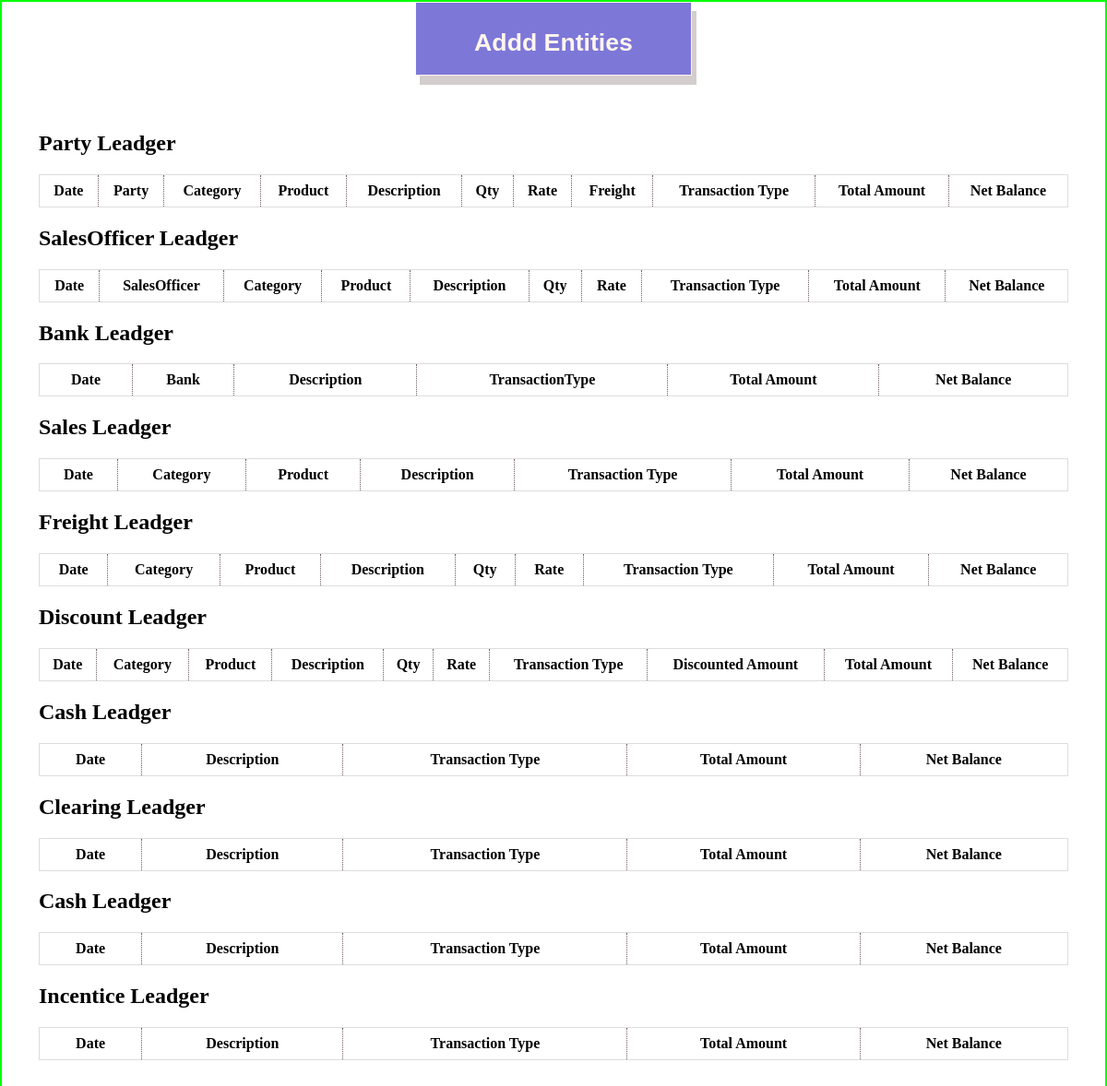
Page /apis/test on the earlier database version.
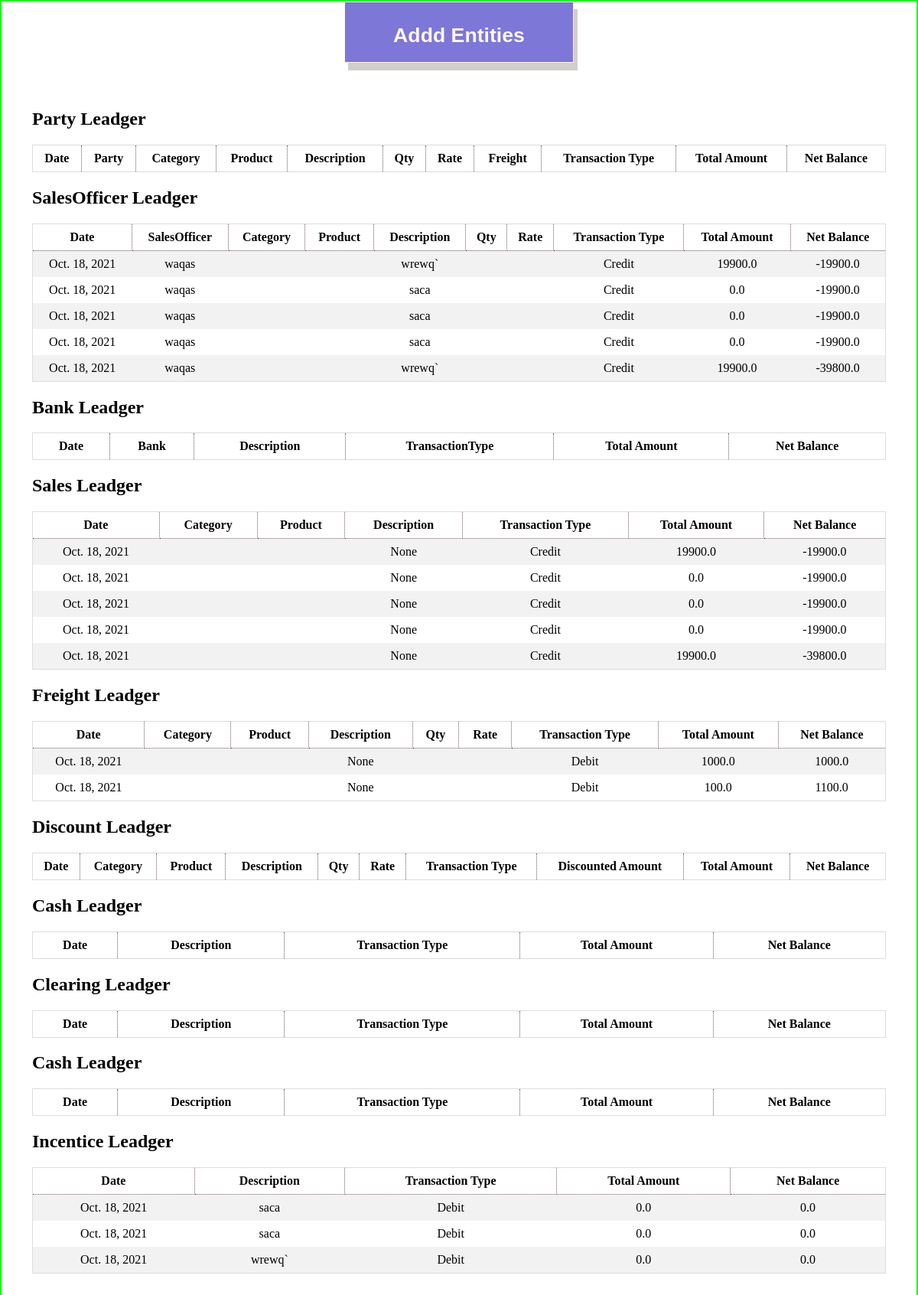
Same page on the later database version.
### app/models.py (models this page shows, shortened)
class Ledger(models.Model):
    date = models.DateField(default=timezone.now, blank=True)
    description = models.CharField(max_length=50, null=True)
    transaction_type = models.CharField(max_length=50, choices=(
        ('Debit', 'Debit'), ('Credit', 'Credit')))
    total_amount = models.FloatField(null=True)
    net_balance = models.FloatField(blank=True, default=0.0)

class SalesOfficerLedger(Ledger):
    sales_officer = models.ForeignKey(SalesOfficer, on_delete=models.CASCADE)
    party_order = models.IntegerField(null=True,blank=True)

class Ledger(models.Model):
    date = models.DateField(default=timezone.now, blank=True)
    description = models.CharField(max_length=50, null=True)
    transaction_type = models.CharField(max_length=50, choices=(
        ('Debit', 'Debit'), ('Credit', 'Credit')))
    total_amount = models.FloatField(null=True)
    net_balance = models.FloatField(blank=True, default=0.0)

class SalesOfficer(models.Model):
    name = models.CharField(max_length=200,unique=True)
    commission = models.FloatField(default=0.0)
    contact = models.CharField(max_length=13)
    opening_Balance = models.FloatField()
    current_Balance = models.FloatField(blank=True, null=True)
    user = models.OneToOneField(User,on_delete=models.CASCADE)
    date = models.DateField(default=timezone.now, blank=True)
    def __str__(self):
        return self.name

class SalesLedger(Ledger):
    sales_person = models.ForeignKey(SalesPerson,on_delete=models.CASCADE)

class FreightLedger(Ledger):
    freight_person = models.ForeignKey(FreightPerson,on_delete=models.CASCADE)
    freight = models.FloatField()

class IncentiveLedger(Ledger):
    incentive_person = models.ForeignKey(IncentivePerson,on_delete=models.CASCADE)

### app/views.py (the view)
# urls.py: path('test',views.Test),
def Test(request):
    party = m.PartyLedger.objects.all()
    salesofficer = m.SalesOfficerLedger.objects.all()
    sales = m.SalesLedger.objects.all()
    bank = m.BankLedger.objects.all()
    freight = m.FreightLedger.objects.all()
    discount = m.DiscountLedger.objects.all()
    cleariing = m.ClearingLedger.objects.all()
    cash = m.CashLedger.objects.all()
    incentive = m.IncentiveLedger.objects.all()
    response_dict = {'Party':party,'SalesOfficer':salesofficer,'Sales':sales,'Bank':bank,'Freight':freight
                    ,'Discount':discount,'Cash':cash,'Clearing':cleariing,'Incentive':incentive }
    return render(request,'test.html',response_dict)

### app/templates/test.html (shortened to what this page needs)
<!DOCTYPE html>
<html>
<head>
</head>
<body>
    <div style="width: 100wh;text-align: center;">
        <div>
            <button class='addBtn' onclick="Add()" id='btn'>
                <h1>Addd Entities</h1>
            </button>
        </div>
    </div>
    <div class="container">
        <h2>Party Leadger</h2>
        <div style="overflow-x:auto;">
            <table>
                <tr>
                    <th>Date</th>
                    <th>Party</th>
                    <th>Category</th>
                    <th>Product</th>
                    <th>Description</th>
                    <th>Qty</th>
                    <th>Rate</th>
                    <th>Freight</th>
                    <th>Transaction Type</th>
                    <th>Total Amount</th>
                    <th>Net Balance</th>
                </tr>
            </table>
        </div>
        <h2>SalesOfficer Leadger</h2>
        <div style="overflow-x:auto;">
            <table>
                <tr>
                    <th>Date</th>
                    <th>SalesOfficer</th>
                    <th>Category</th>
                    <th>Product</th>
                    <th>Description</th>
                    <th>Qty</th>
                    <th>Rate</th>
                    <th>Transaction Type</th>
                    <th>Total Amount</th>
                    <th>Net Balance</th>
                </tr>
                {% for r in SalesOfficer %}
                <tr>
                    <td>{{r.date}}</td>
                    <td>{{r.sales_officer}}</td>
                    <td>{{r.category}}</td>
                    <td>{{r.product}}</td>
                    <td>{{r.description}}</td>
                    <td>{{r.qty}}</td>
                    <td>{{r.rate}}</td>
                    <td>{{r.transaction_type}}</td>
                    <td>{{r.total_amount}}</td>
                    <td>{{r.net_balance}}</td>
                </tr>
                {% endfor %}
            </table>
        </div>
        <h2>Bank Leadger</h2>
        <div style="overflow-x:auto;">
            <table>
                <tr>
                    <th>Date</th>
                    <th>Bank</th>
                    <th>Description</th>
                    <th>TransactionType</th>
                    <th>Total Amount</th>
                    <th>Net Balance</th>
                </tr>
            </table>
        </div>
        <h2>Sales Leadger</h2>
        <div style="overflow-x:auto;">
            <table>
                <tr>
                    <th>Date</th>
                    <th>Category</th>
                    <th>Product</th>
                    <th>Description</th>
                    <th>Transaction Type</th>
                    <th>Total Amount</th>
                    <th>Net Balance</th>
                </tr>
                {% for r in Sales %}
                <tr>
                    <td>{{r.date}}</td>
                    <td>{{r.category}}</td>
                    <td>{{r.product}}</td>
                    <td>{{r.description}}</td>
                    <td>{{r.transaction_type}}</td>
                    <td>{{r.total_amount}}</td>
                    <td>{{r.net_balance}}</td>
                </tr>
                {% endfor %}
            </table>
        </div>
        <h2>Freight Leadger</h2>
        <div style="overflow-x:auto;">
            <table>
                <tr>
                    <th>Date</th>
                    <th>Category</th>
                    <th>Product</th>
                    <th>Description</th>
                    <th>Qty</th>
                    <th>Rate</th>
                    <th>Transaction Type</th>
                    <th>Total Amount</th>
                    <th>Net Balance</th>
                </tr>
                {% for r in Freight %}
                <tr>
                    <td>{{r.date}}</td>
                    <td>{{r.category}}</td>
                    <td>{{r.product}}</td>
                    <td>{{r.description}}</td>
                    <td>{{r.qty}}</td>
                    <td>{{r.rate}}</td>
                    <td>{{r.transaction_type}}</td>
                    <td>{{r.total_amount}}</td>
                    <td>{{r.net_balance}}</td>
                </tr>
                {% endfor %}
            </table>
        </div>
        <h2>Discount Leadger</h2>
        <div style="overflow-x:auto;">
            <table>
                <tr>
                    <th>Date</th>
                    <th>Category</th>
                    <th>Product</th>
                    <th>Description</th>
                    <th>Qty</th>
                    <th>Rate</th>
                    <th>Transaction Type</th>
                    <th>Discounted Amount</th>
                    <th>Total Amount</th>
                    <th>Net Balance</th>
                </tr>
            </table>
        </div>
        <h2>Cash Leadger</h2>
        <div style="overflow-x:auto;">
            <table>
                <tr>
                    <th>Date</th>
                    <th>Description</th>
                    <th>Transaction Type</th>
                    <th>Total Amount</th>
                    <th>Net Balance</th>
                </tr>
            </table>
        </div>
        <h2>Clearing Leadger</h2>
        <div style="overflow-x:auto;">
            <table>
                <tr>
                    <th>Date</th>
                    <th>Description</th>
                    <th>Transaction Type</th>
                    <th>Total Amount</th>
                    <th>Net Balance</th>
                </tr>
            </table>
        </div>
        <h2>Cash Leadger</h2>
        <div style="overflow-x:auto;">
            <table>
                <tr>
                    <th>Date</th>
                    <th>Description</th>
                    <th>Transaction Type</th>
                    <th>Total Amount</th>
                    <th>Net Balance</th>
                </tr>
            </table>
        </div>
        <h2>Incentice Leadger</h2>
        <div style="overflow-x:auto;">
            <table>
                <tr>
                    <th>Date</th>
                    <th>Description</th>
                    <th>Transaction Type</th>
                    <th>Total Amount</th>
                    <th>Net Balance</th>
                </tr>
                {% for r in Incentive %}
                <tr>
                    <td>{{r.date}}</td>
                    <td>{{r.description}}</td>
                    <td>{{r.transaction_type}}</td>
                    <td>{{r.total_amount}}</td>
                    <td>{{r.net_balance}}</td>
                </tr>
                {% endfor %}
            </table>
        </div>
    </div>
</body>
</html>

### app/templates/test.html (style rules this page uses)
table { border-collapse: collapse; border-spacing: 0; width: 100%; border: 1px solid #ddd; }
th { border: 1px dotted rgb(112, 92, 92); }
th, td { text-align: center; padding: 8px; }
tr:nth-child(even) { background-color: #f2f2f2 }
.addBtn { border: 1px solid; padding: 10px; box-shadow: 5px 10px #d4cdcd; width: 25vw; height: 80px; background-color: rgb(125, 119, 216); color: seashell; font-weight: 600; }
.container { padding: 40px; }
body { border: 2px double rgb(0, 255, 0); margin: 0; padding: 0; }

Differences in the rows shown:
added SalesOfficerLedger: date "Oct. 18, 2021", sales_officer "waqas", description "wrewq`", transaction_type "Credit", total_amount "19900.0", net_balance "-19900.0"
added SalesOfficerLedger: date "Oct. 18, 2021", sales_officer "waqas", description "saca", transaction_type "Credit", total_amount "0.0", net_balance "-19900.0"
added SalesOfficerLedger: date "Oct. 18, 2021", sales_officer "waqas", description "saca", transaction_type "Credit", total_amount "0.0", net_balance "-19900.0"
added SalesOfficerLedger: date "Oct. 18, 2021", sales_officer "waqas", description "saca", transaction_type "Credit", total_amount "0.0", net_balance "-19900.0"
added SalesOfficerLedger: date "Oct. 18, 2021", sales_officer "waqas", description "wrewq`", transaction_type "Credit", total_amount "19900.0", net_balance "-39800.0"
added SalesLedger: date "Oct. 18, 2021", description "None", transaction_type "Credit", total_amount "19900.0", net_balance "-19900.0"
added SalesLedger: date "Oct. 18, 2021", description "None", transaction_type "Credit", total_amount "0.0", net_balance "-19900.0"
added SalesLedger: date "Oct. 18, 2021", description "None", transaction_type "Credit", total_amount "0.0", net_balance "-19900.0"
added SalesLedger: date "Oct. 18, 2021", description "None", transaction_type "Credit", total_amount "0.0", net_balance "-19900.0"
added SalesLedger: date "Oct. 18, 2021", description "None", transaction_type "Credit", total_amount "19900.0", net_balance "-39800.0"
added FreightLedger: date "Oct. 18, 2021", description "None", transaction_type "Debit", total_amount "1000.0", net_balance "1000.0"
added FreightLedger: date "Oct. 18, 2021", description "None", transaction_type "Debit", total_amount "100.0", net_balance "1100.0"
added IncentiveLedger: date "Oct. 18, 2021", description "saca", transaction_type "Debit", total_amount "0.0", net_balance "0.0"
added IncentiveLedger: date "Oct. 18, 2021", description "saca", transaction_type "Debit", total_amount "0.0", net_balance "0.0"
added IncentiveLedger: date "Oct. 18, 2021", description "wrewq`", transaction_type "Debit", total_amount "0.0", net_balance "0.0"
